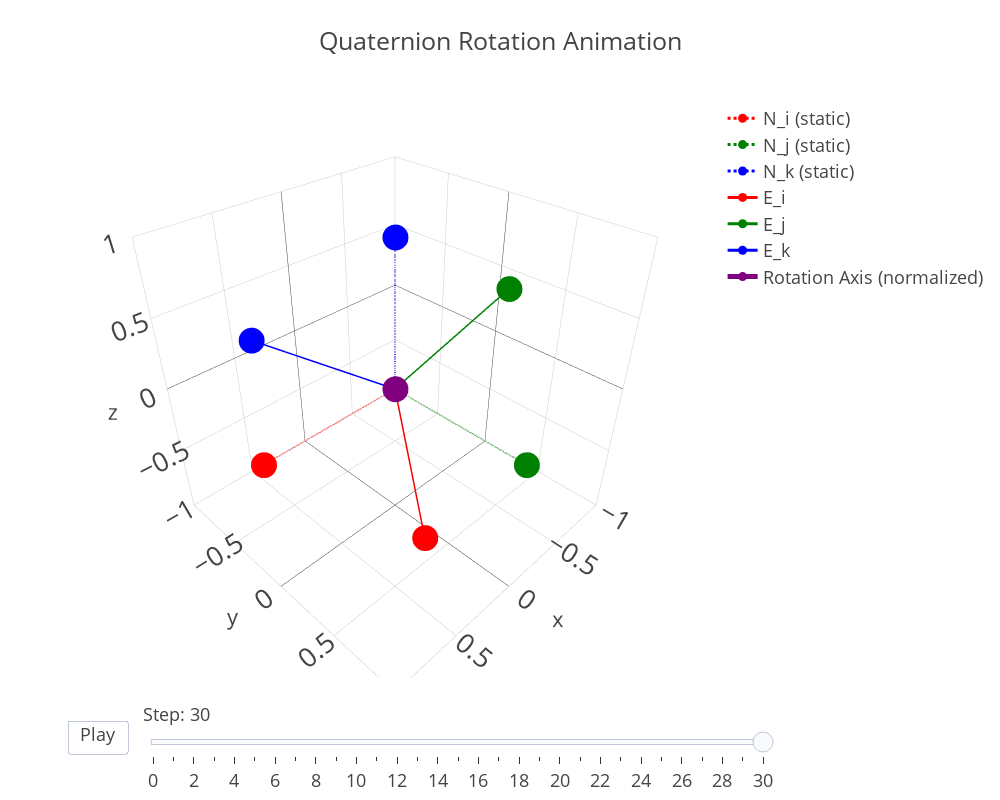

The notebook cell this image was saved under:
### Code cell
def Quaternion_rotation_animation(quaternion, steps=30):
    """
    Creates a 3D animation of a rotation represented by a quaternion and displays the final orientation of the frame.

    Args:
        quaternion (list, tuple, np.ndarray): The quaternion representing the rotation (q0-first format).
        steps (int, optional): The total number of steps in the animation. Defaults to 30.

    Returns:
        plotly.graph_objects.Figure: The figure object containing the animation.
    """
    # Normalize the quaternion
    quaternion = np.array(quaternion, dtype=np.float64)
    quaternion /= np.linalg.norm(quaternion)

    q0, q1, q2, q3 = quaternion

    # Compute the rotation angle and axis
    theta = 2 * np.arccos(q0)
    sin_half_theta = np.sqrt(1 - q0**2)
    if sin_half_theta < 1e-6:
        # Angle is zero; axis can be any unit vector (default to x-axis)
        axis = np.array([1, 0, 0])
    else:
        axis = np.array([q1, q2, q3]) / sin_half_theta

    # Generate intermediate angles
    angles = np.linspace(0, theta, steps + 1)

    # Generate quaternions for each step
    interpolated_quaternions = []
    for angle in angles:
        half_angle = angle / 2
        q0_i = np.cos(half_angle)
        sin_half_angle = np.sin(half_angle)
        q_vec = axis * sin_half_angle
        q_i = np.hstack(([q0_i], q_vec))
        interpolated_quaternions.append(q_i)

    # Convert quaternions to DCMs
    rotation_matrices = [quaternion_to_DCM(q) for q in interpolated_quaternions]

    # Initialize the figure
    fig = go.Figure()

    # Define initial orientation
    N_frame = np.eye(3)

    # Define colors
    colors = {'i': 'red', 
              'j': 'green', 
              'k': 'blue', 
              'axis': 'purple'}

    # Initialize frames
    initialize_ref_frame(fig, N_frame, 'N', colors, is_static=True)
    initialize_ref_frame(fig, N_frame, 'E', colors, is_static=False)

    # Print attitude representations
    DCM = rotation_matrices[-1]

    first_rot = np.degrees(np.arctan2(DCM[0, 1], DCM[0, 0]))
    second_rot = np.degrees(np.arcsin(-DCM[0, 2]))
    third_rot = np.degrees(np.arctan2(DCM[1, 2], DCM[2, 2]))

    print(f"Quaternion (q0-first): {quaternion}")
    print("----------------------------------------------------")
    print(f"DCM:\n{DCM}")
    print("----------------------------------------------------")
    print(f"Euler Angles (321 sequence): <{first_rot}, {second_rot}, {third_rot}>")

    # Generate animation frames
    frames = []
    for i, R_matrix in enumerate(rotation_matrices):
        
        E_frame = np.matmul(R_matrix.T, N_frame)

        frame_data = [go.Scatter3d(x=[0, E_frame[0, j]],
                                   y=[0, E_frame[1, j]],
                                   z=[0, E_frame[2, j]],
                                   mode='lines+markers',
                                   marker=dict(color=colors[axis_name])) for j, axis_name in enumerate(['i', 'j', 'k'])]
        
        frames.append(go.Frame(data=frame_data, name=str(i), traces=[3, 4, 5]))

    # Visualize the rotation axis
    axis_normalized = axis / np.linalg.norm(axis)

    endpoint_hover_text = f"x: {axis_normalized[0]:.2f}<br>y: {axis_normalized[1]:.2f}<br>z: {axis_normalized[2]:.2f}<br>Norm: {np.linalg.norm(axis_normalized):.2f}"

    fig.add_trace(go.Scatter3d(x=[0, axis_normalized[0]],
                               y=[0, axis_normalized[1]],
                               z=[0, axis_normalized[2]],
                               mode='lines+markers',
                               line=dict(color=colors['axis'], width=5),
                               name='Rotation Axis (normalized)',
                               hoverinfo='text+name',
                               text=endpoint_hover_text))

    # Configure the figure
    fig.frames = frames
    setup_animation_scene(fig, frames, "Quaternion Rotation Animation")

    return fig

# Define the quaternion for a 90-degree rotation about the z-axis
angle_deg = 45 
theta_rad = np.radians(angle_deg)
half_theta = theta_rad / 2
q0 = np.cos(half_theta)
q_vec = np.sin(half_theta) * np.array([1, 1, 1])
quaternion = np.hstack(([q0], q_vec))  # [q0, q1, q2, q3]

# Generate the animation
fig = Quaternion_rotation_animation(quaternion)
fig.show()

### Figure 1 — Plotly figure (JSON) as saved in the notebook; plotly's stock layout.template omitted (floating-point values rounded to 4 significant figures)
{"data": [{"line": {"color": "red", "dash": "dot"}, "marker": {"color": "red"}, "mode": "lines+markers", "name": "N_i (static)", "type": "scatter3d", "x": [0, 1], "y": [0, 0], "z": [0, 0]}, {"line": {"color": "green", "dash": "dot"}, "marker": {"color": "green"}, "mode": "lines+markers", "name": "N_j (static)", "type": "scatter3d", "x": [0, 0], "y": [0, 1], "z": [0, 0]}, {"line": {"color": "blue", "dash": "dot"}, "marker": {"color": "blue"}, "mode": "lines+markers", "name": "N_k (static)", "type": "scatter3d", "x": [0, 0], "y": [0, 0], "z": [0, 1]}, {"line": {"color": "red", "dash": "solid"}, "marker": {"color": "red"}, "mode": "lines+markers", "name": "E_i", "type": "scatter3d", "x": [0, 0.5469], "y": [0, 0.7735], "z": [0, -0.3204]}, {"line": {"color": "green", "dash": "solid"}, "marker": {"color": "green"}, "mode": "lines+markers", "name": "E_j", "type": "scatter3d", "x": [0, -0.3204], "y": [0, 0.5469], "z": [0, 0.7735]}, {"line": {"color": "blue", "dash": "solid"}, "marker": {"color": "blue"}, "mode": "lines+markers", "name": "E_k", "type": "scatter3d", "x": [0, 0.7735], "y": [0, -0.3204], "z": [0, 0.5469]}, {"hoverinfo": "text+name", "line": {"color": "purple", "width": 5}, "mode": "lines+markers", "name": "Rotation Axis (normalized)", "text": "x: 0.58<br>y: 0.58<br>z: 0.58<br>Norm: 1.00", "type": "scatter3d", "x": [0, 0.5774], "y": [0, 0.5774], "z": [0, 0.5774]}], "layout": {"height": 800, "scene": {"aspectmode": "cube", "aspectratio": {"x": 1, "y": 1, "z": 1}, "xaxis": {"autorange": false, "range": [-1, 1], "type": "linear"}, "yaxis": {"autorange": false, "range": [-1, 1], "type": "linear"}, "zaxis": {"autorange": false, "range": [-1, 1], "type": "linear"}}, "sliders": [{"active": 30, "currentvalue": {"prefix": "Step: ", "visible": true}, "steps": [{"args": [["0"], {"frame": {"duration": 100, "redraw": true}, "fromcurrent": true, "mode": "immediate"}], "label": "0", "method": "animate"}, {"args": [["1"], {"frame": {"duration": 100, "redraw": true}, "fromcurrent": true, "mode": "immediate"}], "label": "1", "method": "animate"}, {"args": [["2"], {"frame": {"duration": 100, "redraw": true}, "fromcurrent": true, "mode": "immediate"}], "label": "2", "method": "animate"}, {"args": [["3"], {"frame": {"duration": 100, "redraw": true}, "fromcurrent": true, "mode": "immediate"}], "label": "3", "method": "animate"}, {"args": [["4"], {"frame": {"duration": 100, "redraw": true}, "fromcurrent": true, "mode": "immediate"}], "label": "4", "method": "animate"}, {"args": [["5"], {"frame": {"duration": 100, "redraw": true}, "fromcurrent": true, "mode": "immediate"}], "label": "5", "method": "animate"}, {"args": [["6"], {"frame": {"duration": 100, "redraw": true}, "fromcurrent": true, "mode": "immediate"}], "label": "6", "method": "animate"}, {"args": [["7"], {"frame": {"duration": 100, "redraw": true}, "fromcurrent": true, "mode": "immediate"}], "label": "7", "method": "animate"}, {"args": [["8"], {"frame": {"duration": 100, "redraw": true}, "fromcurrent": true, "mode": "immediate"}], "label": "8", "method": "animate"}, {"args": [["9"], {"frame": {"duration": 100, "redraw": true}, "fromcurrent": true, "mode": "immediate"}], "label": "9", "method": "animate"}, {"args": [["10"], {"frame": {"duration": 100, "redraw": true}, "fromcurrent": true, "mode": "immediate"}], "label": "10", "method": "animate"}, {"args": [["11"], {"frame": {"duration": 100, "redraw": true}, "fromcurrent": true, "mode": "immediate"}], "label": "11", "method": "animate"}, {"args": [["12"], {"frame": {"duration": 100, "redraw": true}, "fromcurrent": true, "mode": "immediate"}], "label": "12", "method": "animate"}, {"args": [["13"], {"frame": {"duration": 100, "redraw": true}, "fromcurrent": true, "mode": "immediate"}], "label": "13", "method": "animate"}, {"args": [["14"], {"frame": {"duration": 100, "redraw": true}, "fromcurrent": true, "mode": "immediate"}], "label": "14", "method": "animate"}, {"args": [["15"], {"frame": {"duration": 100, "redraw": true}, "fromcurrent": true, "mode": "immediate"}], "label": "15", "method": "animate"}, {"args": [["16"], {"frame": {"duration": 100, "redraw": true}, "fromcurrent": true, "mode": "immediate"}], "label": "16", "method": "animate"}, {"args": [["17"], {"frame": {"duration": 100, "redraw": true}, "fromcurrent": true, "mode": "immediate"}], "label": "17", "method": "animate"}, {"args": [["18"], {"frame": {"duration": 100, "redraw": true}, "fromcurrent": true, "mode": "immediate"}], "label": "18", "method": "animate"}, {"args": [["19"], {"frame": {"duration": 100, "redraw": true}, "fromcurrent": true, "mode": "immediate"}], "label": "19", "method": "animate"}, {"args": [["20"], {"frame": {"duration": 100, "redraw": true}, "fromcurrent": true, "mode": "immediate"}], "label": "20", "method": "animate"}, {"args": [["21"], {"frame": {"duration": 100, "redraw": true}, "fromcurrent": true, "mode": "immediate"}], "label": "21", "method": "animate"}, {"args": [["22"], {"frame": {"duration": 100, "redraw": true}, "fromcurrent": true, "mode": "immediate"}], "label": "22", "method": "animate"}, {"args": [["23"], {"frame": {"duration": 100, "redraw": true}, "fromcurrent": true, "mode": "immediate"}], "label": "23", "method": "animate"}, {"args": [["24"], {"frame": {"duration": 100, "redraw": true}, "fromcurrent": true, "mode": "immediate"}], "label": "24", "method": "animate"}, {"args": [["25"], {"frame": {"duration": 100, "redraw": true}, "fromcurrent": true, "mode": "immediate"}], "label": "25", "method": "animate"}, {"args": [["26"], {"frame": {"duration": 100, "redraw": true}, "fromcurrent": true, "mode": "immediate"}], "label": "26", "method": "animate"}, {"args": [["27"], {"frame": {"duration": 100, "redraw": true}, "fromcurrent": true, "mode": "immediate"}], "label": "27", "method": "animate"}, {"args": [["28"], {"frame": {"duration": 100, "redraw": true}, "fromcurrent": true, "mode": "immediate"}], "label": "28", "method": "animate"}, {"args": [["29"], {"frame": {"duration": 100, "redraw": true}, "fromcurrent": true, "mode": "immediate"}], "label": "29", "method": "animate"}, {"args": [["30"], {"frame": {"duration": 100, "redraw": true}, "fromcurrent": true, "mode": "immediate"}], "label": "30", "method": "animate"}], "x": 0.1, "y": 0}], "title": {"text": "Quaternion Rotation Animation"}, "updatemenus": [{"active": 0, "buttons": [{"args": [null, {"frame": {"duration": 100, "redraw": true}, "fromcurrent": true, "mode": "immediate"}], "label": "Play", "method": "animate"}], "showactive": false, "type": "buttons", "x": -0.02, "xanchor": "left", "y": -0.13, "yanchor": "bottom"}], "width": 1000}}
